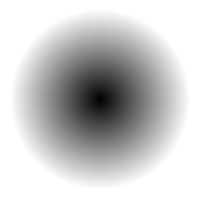
#> input picture OpenCV/Photos/circle.png, 200 x 200 px
$ python threshold_basic.py
#> lines starting #> are read from the running program, lines starting #| are printed output that depends on the picture; after the words box and inside, x2 and y2 are one past the last pixel; in counts of white or black regions, pixels touching at a corner belong together
# Python program to illustrate
# simple thresholding type on an image

# organizing imports
import cv2
import numpy as np

# path to input image is specified and
# image is loaded with imread command
image1 = cv2.imread('Photos/circle.png')
#> image1 is the input picture: shape (200, 200, 3); mean B, G, R 200.7, 200.7, 200.7
image1 = cv2.resize(image1,(400,400),interpolation=cv2.INTER_AREA)
#> image1: shape (400, 400, 3)

# cv2.cvtColor is applied over the
# image input with applied parameters
# to convert the image in grayscale
img = cv2.cvtColor(image1, cv2.COLOR_BGR2GRAY)

# applying different thresholding
# techniques on the input image
# all pixels value above 120 will
# be set to 255
ret, thresh1 = cv2.threshold(img, 127, 255, cv2.THRESH_BINARY)
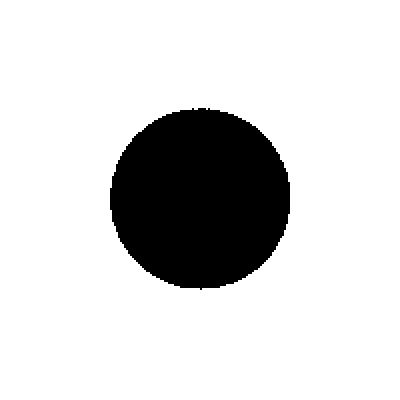
#> thresh1: shape (400, 400); 84% white; 1 black region, box (x1, y1, x2, y2) and area: (110, 108, 290, 290) 25528
ret, thresh2 = cv2.threshold(img, 127, 255, cv2.THRESH_BINARY_INV)
ret, thresh3 = cv2.threshold(img, 127, 255, cv2.THRESH_TRUNC)
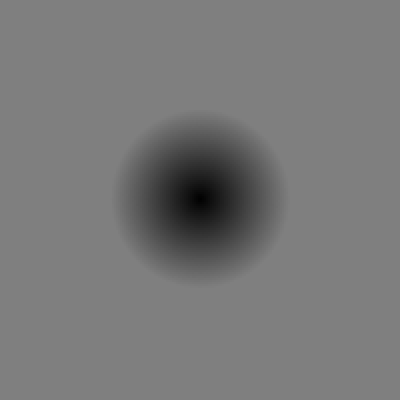
#> thresh3: shape (400, 400); min 1, max 127, mean 120.3
ret, thresh4 = cv2.threshold(img, 127, 255, cv2.THRESH_TOZERO)
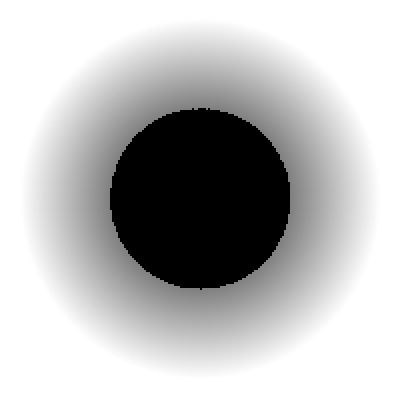
#> thresh4: shape (400, 400); min 0, max 255, mean 187.1
ret, thresh5 = cv2.threshold(img, 127, 255, cv2.THRESH_TOZERO_INV)
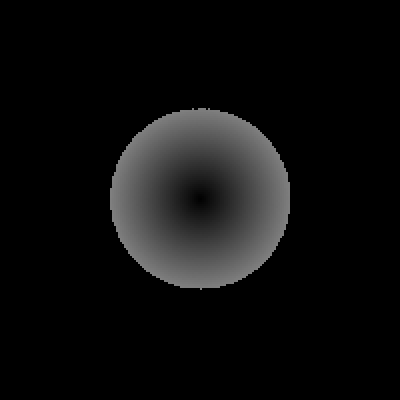
#> thresh5: shape (400, 400); min 0, max 127, mean 13.6

# the window showing output images
# with the corresponding thresholding
# techniques applied to the input images
cv2.imshow('Binary Threshold', thresh1)
cv2.imshow('Binary Threshold Inverted', thresh2)
cv2.imshow('Truncated Threshold', thresh3)
cv2.imshow('TOZERO', thresh4)
cv2.imshow('TOZero_Inverted', thresh5)

# De-allocate any associated memory usage
if cv2.waitKey(0) & 0xff == 27:
#> (key Esc is pressed here)
	cv2.destroyAllWindows()

$ run again, with OpenCV/Photos/group.jpg saved as OpenCV/Photos/circle.png
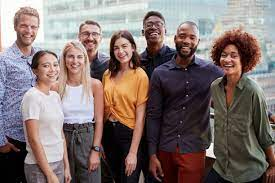
#> input picture OpenCV/Photos/group.jpg, 275 x 183 px
#> image1 is the input picture: shape (183, 275, 3); mean B, G, R 110, 112.6, 127.2
#> image1: shape (400, 400, 3)
#> `ret, thresh1 = cv2.threshold(img, 127, 255, cv2.THRESH_BINARY)`:
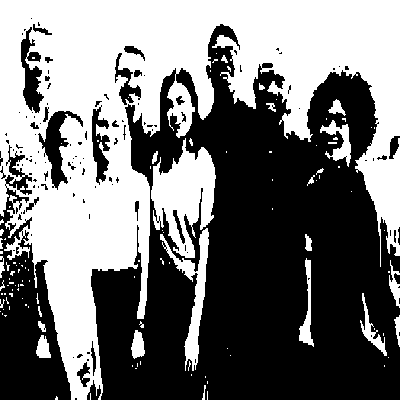
#> thresh1: shape (400, 400); 46.5% white; 115 white regions (90 under 20 px), largest, box (x1, y1, x2, y2) and area: (0, 0, 400, 400) 64904, (151, 138, 216, 258) 4351, (160, 228, 209, 371) 1702
#> `ret, thresh5 = cv2.threshold(img, 127, 255, cv2.THRESH_TOZERO_INV)`:
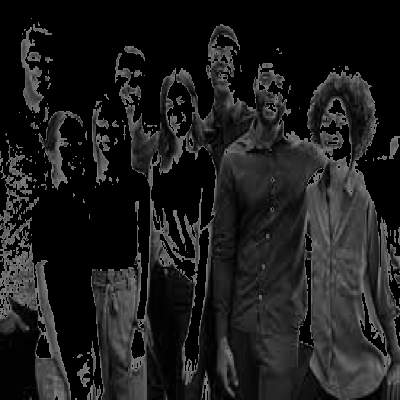
#> thresh5: shape (400, 400); min 0, max 127, mean 28.6
